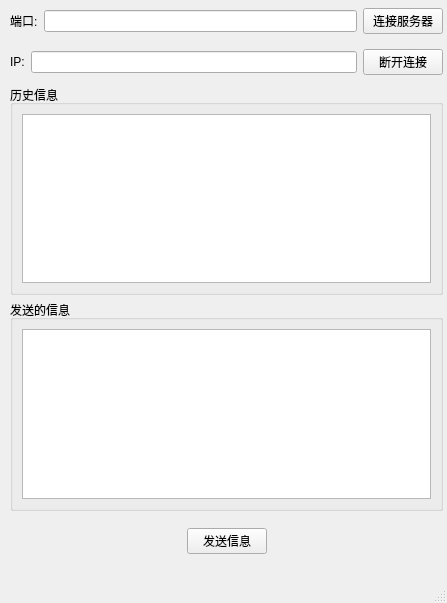
<?xml version="1.0" encoding="UTF-8"?>
<ui version="4.0">
 <class>MainWindow</class>
 <widget class="QMainWindow" name="MainWindow">
  <property name="geometry">
   <rect>
    <x>0</x>
    <y>0</y>
    <width>447</width>
    <height>603</height>
   </rect>
  </property>
  <property name="windowTitle">
   <string>MainWindow</string>
  </property>
  <widget class="QWidget" name="centralwidget">
   <widget class="QWidget" name="widget_3" native="true">
    <property name="geometry">
     <rect>
      <x>10</x>
      <y>44</y>
      <width>433</width>
      <height>36</height>
     </rect>
    </property>
    <layout class="QHBoxLayout" name="horizontalLayout_4">
     <item>
      <widget class="QLabel" name="label_3">
       <property name="text">
        <string>IP:</string>
       </property>
      </widget>
     </item>
     <item>
      <widget class="QLineEdit" name="IP"/>
     </item>
     <item>
      <widget class="QPushButton" name="disconnect">
       <property name="text">
        <string>断开连接</string>
       </property>
      </widget>
     </item>
    </layout>
   </widget>
   <widget class="QWidget" name="widget" native="true">
    <property name="geometry">
     <rect>
      <x>10</x>
      <y>3</y>
      <width>433</width>
      <height>36</height>
     </rect>
    </property>
    <layout class="QHBoxLayout" name="horizontalLayout">
     <item>
      <widget class="QLabel" name="label">
       <property name="text">
        <string>端口:</string>
       </property>
      </widget>
     </item>
     <item>
      <widget class="QLineEdit" name="port"/>
     </item>
     <item>
      <widget class="QPushButton" name="connect">
       <property name="enabled">
        <bool>true</bool>
       </property>
       <property name="text">
        <string>连接服务器</string>
       </property>
      </widget>
     </item>
    </layout>
   </widget>
   <widget class="QWidget" name="widget_2" native="true">
    <property name="geometry">
     <rect>
      <x>10</x>
      <y>516</y>
      <width>433</width>
      <height>51</height>
     </rect>
    </property>
    <layout class="QHBoxLayout" name="horizontalLayout_2">
     <item>
      <spacer name="horizontalSpacer_2">
       <property name="orientation">
        <enum>Qt::Horizontal</enum>
       </property>
       <property name="sizeHint" stdset="0">
        <size>
         <width>145</width>
         <height>20</height>
        </size>
       </property>
      </spacer>
     </item>
     <item>
      <widget class="QPushButton" name="Button_send">
       <property name="text">
        <string>发送信息</string>
       </property>
      </widget>
     </item>
     <item>
      <spacer name="horizontalSpacer">
       <property name="orientation">
        <enum>Qt::Horizontal</enum>
       </property>
       <property name="sizeHint" stdset="0">
        <size>
         <width>145</width>
         <height>20</height>
        </size>
       </property>
      </spacer>
     </item>
    </layout>
   </widget>
   <widget class="QGroupBox" name="groupBox_2">
    <property name="geometry">
     <rect>
      <x>10</x>
      <y>300</y>
      <width>433</width>
      <height>211</height>
     </rect>
    </property>
    <property name="title">
     <string>发送的信息</string>
    </property>
    <layout class="QGridLayout" name="gridLayout_2">
     <item row="0" column="0">
      <widget class="QTextEdit" name="send"/>
     </item>
    </layout>
   </widget>
   <widget class="QGroupBox" name="groupBox">
    <property name="geometry">
     <rect>
      <x>10</x>
      <y>85</y>
      <width>433</width>
      <height>210</height>
     </rect>
    </property>
    <property name="title">
     <string>历史信息</string>
    </property>
    <layout class="QGridLayout" name="gridLayout">
     <item row="0" column="0">
      <widget class="QTextEdit" name="record"/>
     </item>
    </layout>
   </widget>
  </widget>
  <widget class="QMenuBar" name="menubar">
   <property name="geometry">
    <rect>
     <x>0</x>
     <y>0</y>
     <width>447</width>
     <height>19</height>
    </rect>
   </property>
  </widget>
  <widget class="QStatusBar" name="statusbar"/>
 </widget>
 <resources/>
 <connections/>
</ui>
